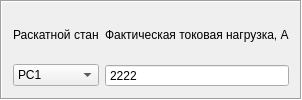
                    <widget class="QFrame" name="frame_with_fact">
                     <property name="enabled">
                      <bool>true</bool>
                     </property>
                     <property name="frameShape">
                      <enum>QFrame::Box</enum>
                     </property>
                     <property name="frameShadow">
                      <enum>QFrame::Sunken</enum>
                     </property>
                     <layout class="QGridLayout" name="gridLayout_31">
                      <item row="0" column="0">
                       <layout class="QGridLayout" name="gridLayout_9">
                        <item row="0" column="0">
                         <widget class="QLabel" name="label_27">
                          <property name="text">
                           <string>Раскатной стан</string>
                          </property>
                          <property name="textInteractionFlags">
                           <set>Qt::LinksAccessibleByMouse|Qt::TextSelectableByMouse</set>
                          </property>
                         </widget>
                        </item>
                        <item row="1" column="0">
                         <widget class="QComboBox" name="get_real_pc">
                          <item>
                           <property name="text">
                            <string>РС1</string>
                           </property>
                          </item>
                          <item>
                           <property name="text">
                            <string>РС2</string>
                           </property>
                          </item>
                         </widget>
                        </item>
                        <item row="1" column="1">
                         <widget class="QSpinBox" name="get_real_result">
                          <property name="buttonSymbols">
                           <enum>QAbstractSpinBox::NoButtons</enum>
                          </property>
                          <property name="minimum">
                           <number>200</number>
                          </property>
                          <property name="maximum">
                           <number>10000</number>
                          </property>
                          <property name="value">
                           <number>2222</number>
                          </property>
                         </widget>
                        </item>
                        <item row="0" column="1">
                         <widget class="QLabel" name="label_28">
                          <property name="text">
                           <string>Фактическая токовая нагрузка, А</string>
                          </property>
                          <property name="textInteractionFlags">
                           <set>Qt::LinksAccessibleByMouse|Qt::TextSelectableByMouse</set>
                          </property>
                         </widget>
                        </item>
                       </layout>
                      </item>
                     </layout>
                    </widget>
